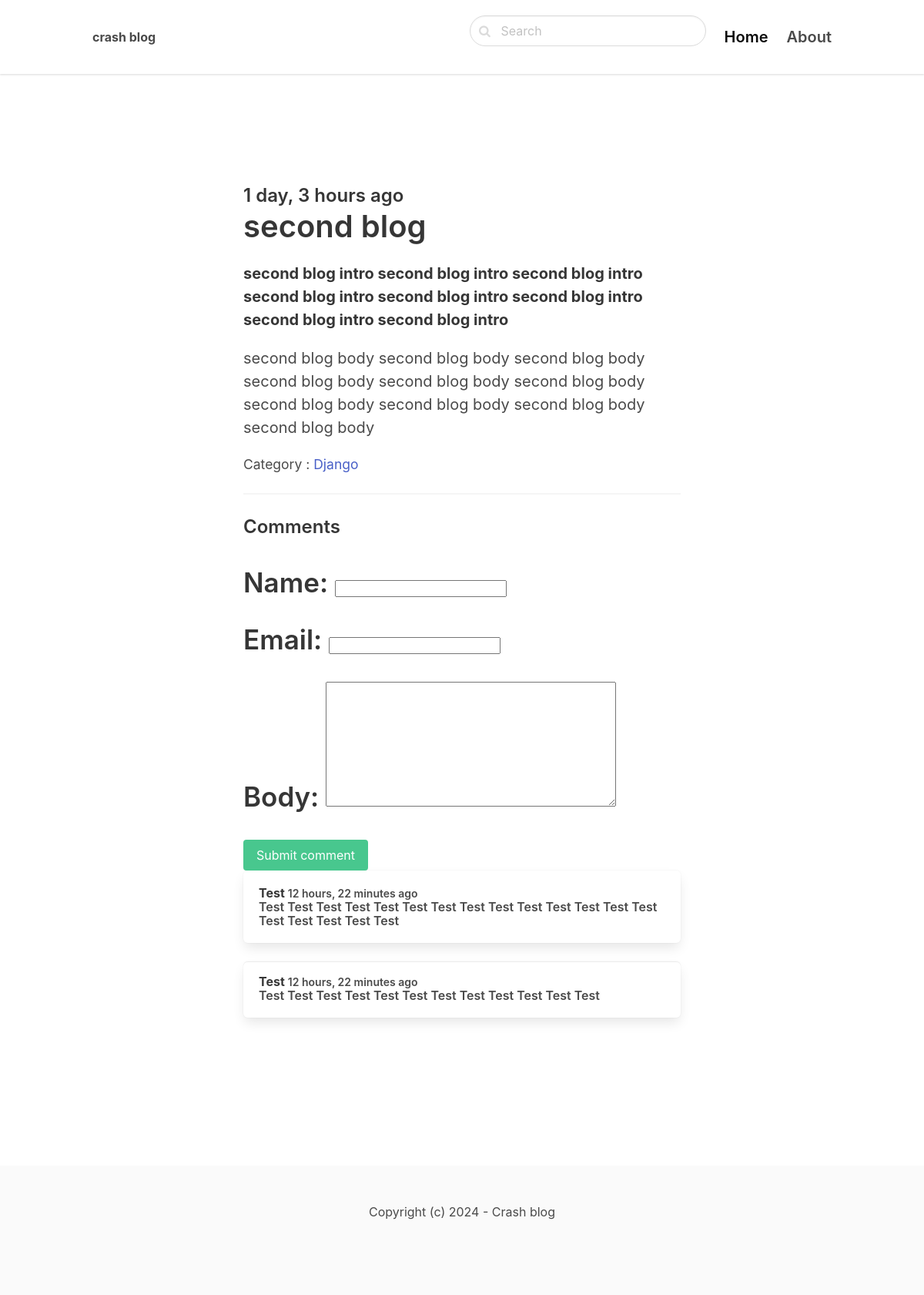
Screenshot of /django/second-blog/ with the database file from the repository.
### blog/models.py (models this page shows, shortened)
class Post(models.Model):
    ACTIVE = 'active'
    DRAFT = 'draft'
    CHOICES_STATUS = {
        (ACTIVE , 'Active'),
        (DRAFT , 'Draft')
    }
    category = models.ForeignKey(Category,related_name='posts',on_delete=models.CASCADE)
    title = models.CharField(max_length=255)
    slug = models.SlugField()
    intro = models.TextField()
    body = models.TextField()
    created_at = models.DateTimeField(auto_now_add=True)
    status = models.CharField(max_length =10,choices=CHOICES_STATUS,default=ACTIVE)
    image = models.ImageField(upload_to='uploads/',blank=True,null=True)
    class Meta:
        ordering = ('-created_at',)

class Category(models.Model):
    title = models.CharField(max_length=255)
    slug = models.SlugField()
    class Meta:
        ordering = ('title',)
        verbose_name_plural = 'Categories'
    def __str__(self):
        return self.title

class Comment(models.Model):
    post = models.ForeignKey(Post,related_name='comments',on_delete=models.CASCADE)
    name =models.CharField(max_length=255)
    email = models.EmailField()
    body = models.TextField()
    created_at = models.DateTimeField(auto_now_add=True)

### blog/views.py (the view)
# urls.py: path('<slug:category_slug>/<slug:slug>/',views.details,name='post_detail'),
def details(request,category_slug,slug):
    post = get_object_or_404(Post,slug=slug,status=Post.ACTIVE)
    if request.method == 'POST':
        form = CommentForm(request.POST)
        if form.is_valid():
            comment = form.save(commit=False)
            comment.post = post
            comment.save()
            return redirect('post_detail',slug=slug)
    else:
        form = CommentForm()
    return render(request,'blog/detail.html',{'post':post,'form':form})

### blog/forms.py
class CommentForm(forms.ModelForm):
    class Meta:
        model = Comment
        fields = ('name','email','body')

### blog/templates/blog/detail.html (shortened to what this page needs)
{% extends "core/base.html" %} {% block title %}Home | {% endblock title %}
{%block content %}
<section class="hero">
  <div class="hero-body">
    <div class="container">
      <section class="section">
        <div class="columns">
          <div class="column is-8 is-offset-2">
            <div class="content is-medium">
                <h2 class="subtitle is-4">{{post.created_at | timesince}} ago</h2>
                <h1 class="title">{{post.title}}</h1>
                <p><strong>{{post.intro}}</strong></p>
                <p>{{post.body}}</p>
                <p><small>Category : <a href="{% url 'category_detail' post.category.slug %}">{{post.category}}</a></small></p>
                <hr>
                <h2 class="subtitle is-4">Comments<h2>
                <form method='post' class="mb-6">
                    {{form.as_p}}
                    <div class='field'>
                        <div class='control'>
                            <button class='button is-success'>Submit comment</button>
                        <div>
                    <div>
                </form>
                {% for comment in post.comments.all %}
                    <article class="media box">
                      <div class="media-content">
                        <strong>{{comment.name}}</strong> <small>{{comment.created_at | timesince}} ago</small> <br>
                        {{comment.body}}
                      </div>
                    </article>
                {% endfor %}
              </div>
          </div>
        </div>
      </section>
    </div>
  </div>
</section>
{% endblock content %}

### rows the page displays
Post: created_at "1 day, 3 hours", title "second blog", intro "second blog intro second blog intro second blog intro second blog intro second blog intro second blog intro second blog intro second blog intro", body "second blog body second blog body second blog body second blog body second blog body second blog body second blog body second blog body second blog body second blog body", category "Django"
Comment: name "Test", created_at "12 hours, 22 minutes", body "Test Test Test Test Test Test Test Test Test Test Test Test Test Test Test Test Test Test Test"
Comment: name "Test", created_at "12 hours, 22 minutes", body "Test Test Test Test Test Test Test Test Test Test Test Test"
